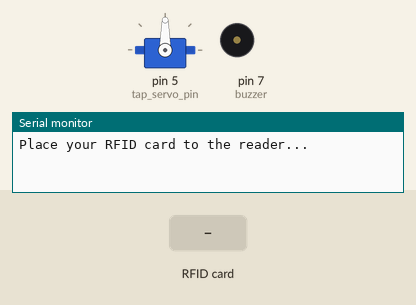
A sketch run on a simulated Arduino Uno, built with avr-gcc and run on an emulated ATmega328P. Parts: servo, buzzer (waves = sounding, pin HIGH), the last lines printed to the serial monitor. The test bench sets the inputs (shaded band). Pins used as bus, display or sensor lines are not drawn.

Above: at 1.2 s.
1.3 s: RFID card 2C 83 4C 4A held to the reader
At 2.0 s:
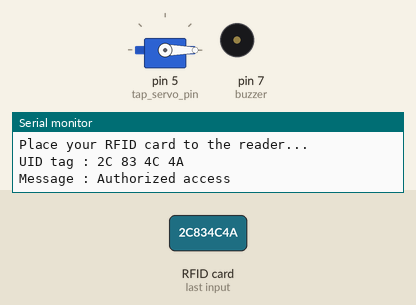
At 4.1 s:
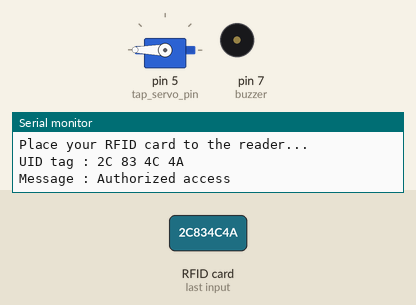
4.3 s: RFID card 5E 7A 19 C4 held to the reader
At 7.1 s:
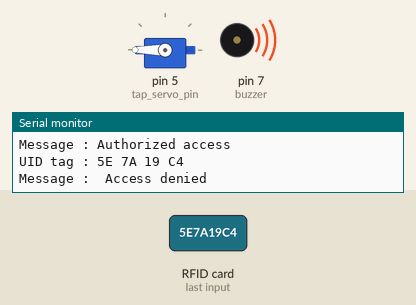
Timing chart, 0 to 10.8 s (numbered marks = the images above; inputs shaded):
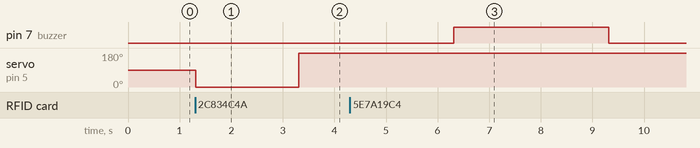

The sketch:

rfid-automatic-door.ino
```cpp
//Tech Trends Shameer
//RFID Automatic Door

#include <SPI.h>
#include <MFRC522.h>
#include <Servo.h>

#define SS_PIN 10
#define RST_PIN 9

MFRC522 mfrc522(SS_PIN, RST_PIN);   // Create MFRC522 instance.

Servo tap_servo;

//int sensor_pin = 4;
int tap_servo_pin =5;
int buzzer = 7;

void setup()
{
  //pinMode(sensor_pin,INPUT);
  pinMode(buzzer, OUTPUT);
  tap_servo.attach(tap_servo_pin);
  Serial.begin(9600);   // Initiate a serial communication
  SPI.begin();      // Initiate  SPI bus
  mfrc522.PCD_Init();   // Initiate MFRC522
  Serial.println("Place your RFID card to the reader...");
  Serial.println();


}
void loop()
{
  // Look for new cards
  if ( ! mfrc522.PICC_IsNewCardPresent())
  {
    return;
  }
  // Select one of the cards
  if ( ! mfrc522.PICC_ReadCardSerial())
  {
    return;
  }
  //Show UID on serial monitor
  Serial.print("UID tag :");
  String content= "";
  byte letter;
  for (byte i = 0; i < mfrc522.uid.size; i++)
  {
     Serial.print(mfrc522.uid.uidByte[i] < 0x10 ? " 0" : " ");
     Serial.print(mfrc522.uid.uidByte[i], HEX);
     content.concat(String(mfrc522.uid.uidByte[i] < 0x10 ? " 0" : " "));
     content.concat(String(mfrc522.uid.uidByte[i], HEX));
  }
  Serial.println();
  Serial.print("Message : ");
  content.toUpperCase();
  if (content.substring(1) == "2C 83 4C 4A") //Replace with your UID of the card/cards that you need to give access
  {
    Serial.println("Authorized access");
    Serial.println();

  tap_servo.write(0);
    delay(2000);
    tap_servo.write(180);
    delay(3000);
  }

 else   {
    Serial.println(" Access denied");
    digitalWrite(buzzer, HIGH);
    delay(3000);
    digitalWrite(buzzer, LOW);
  }
}
```

Measured:
- after the input at 1.3 s, servo on pin 5 (tap_servo_pin): 90° → 0° at once, → 180° 2.0 s later
- after the input at 4.3 s, pin 7 (buzzer): LOW → HIGH after 2.0 s, → LOW 3.0 s later
